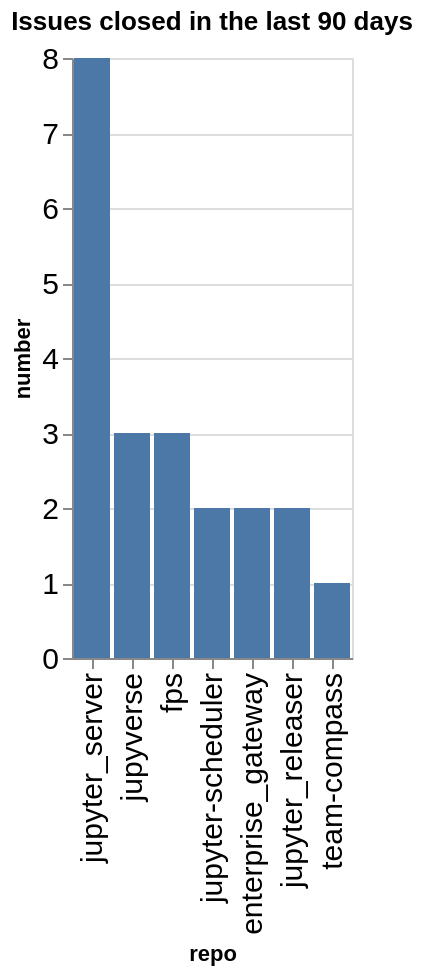

Notebook code for this chart:
### Code cell
closed_counts = closed.groupby(['org', 'repo']).count()['number'].reset_index()
closed_counts['org/repo'] = closed_counts.apply(lambda a: a['org'] + '/' + a['repo'], axis=1)
sorted_vals = closed_counts.sort_values(['number'], ascending=False)['repo'].values
alt.Chart(data=closed_counts, title=f"Issues closed in the last {n_days} days").mark_bar().encode(
    x=alt.X('repo', sort=alt.Sort(sorted_vals.tolist())),
    y='number',
)

### Figure 1 — Vega-Lite specification as saved in the notebook (floating-point values rounded to 4 significant figures)
{"config": {"axisLeft": {"labelFontSize": 15}, "axisBottom": {"labelFontSize": 15}}, "data": {"name": "data-6cfe543e370cee4fb207ea7182e75875"}, "mark": {"type": "bar"}, "encoding": {"x": {"field": "repo", "sort": ["jupyter_server", "jupyverse", "fps", "jupyter-scheduler", "enterprise_gateway", "jupyter_releaser", "team-compass"], "type": "nominal"}, "y": {"field": "number", "type": "quantitative"}}, "title": "Issues closed in the last 90 days", "$schema": "https://vega.github.io/schema/vega-lite/v5.20.1.json", "datasets": {"data-6cfe543e370cee4fb207ea7182e75875": [{"org": "jupyter-server", "repo": "enterprise_gateway", "number": 2, "org/repo": "jupyter-server/enterprise_gateway"}, {"org": "jupyter-server", "repo": "fps", "number": 3, "org/repo": "jupyter-server/fps"}, {"org": "jupyter-server", "repo": "jupyter-scheduler", "number": 2, "org/repo": "jupyter-server/jupyter-scheduler"}, {"org": "jupyter-server", "repo": "jupyter_releaser", "number": 2, "org/repo": "jupyter-server/jupyter_releaser"}, {"org": "jupyter-server", "repo": "jupyter_server", "number": 8, "org/repo": "jupyter-server/jupyter_server"}, {"org": "jupyter-server", "repo": "jupyverse", "number": 3, "org/repo": "jupyter-server/jupyverse"}, {"org": "jupyter-server", "repo": "team-compass", "number": 1, "org/repo": "jupyter-server/team-compass"}]}}
